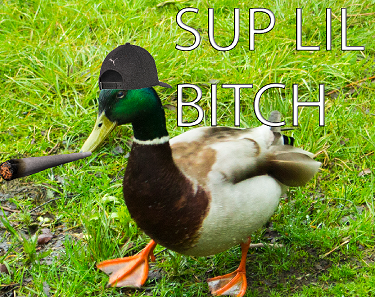
#> input picture Edge Detection/anka.png, 375 x 297 px, found by its file name
$ python color_histogram_multichannels_20.py
#> lines starting #> are read from the running program, lines starting #| are printed output that depends on the picture
import cv2
from matplotlib import pyplot as plt

img = cv2.imread("anka.png")
#> img is the input picture: shape (297, 375, 3); mean B, G, R 52.2, 146.2, 122.1
channels = cv2.split(img)
colors = ("b","g","r")

for channel in channels:
    cv2.imshow("Channel",channel)
    cv2.waitKey(0)
#> this loop made 3 passes
#> pass 1, `cv2.imshow("Channel",channel)`:
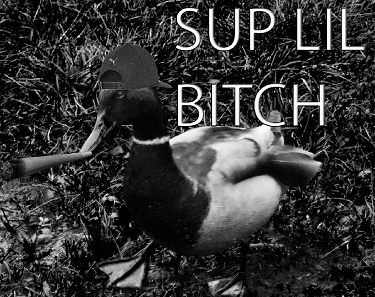
#> window 'Channel': shape (297, 375); min 0, max 255, mean 52.2
#> pass 2, `cv2.imshow("Channel",channel)`:
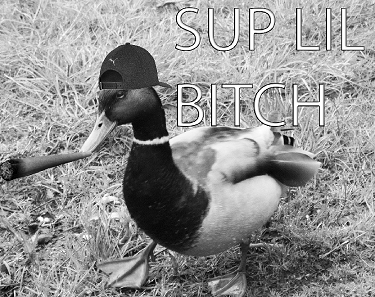
#> window 'Channel': shape (297, 375); min 0, max 255, mean 146.2
